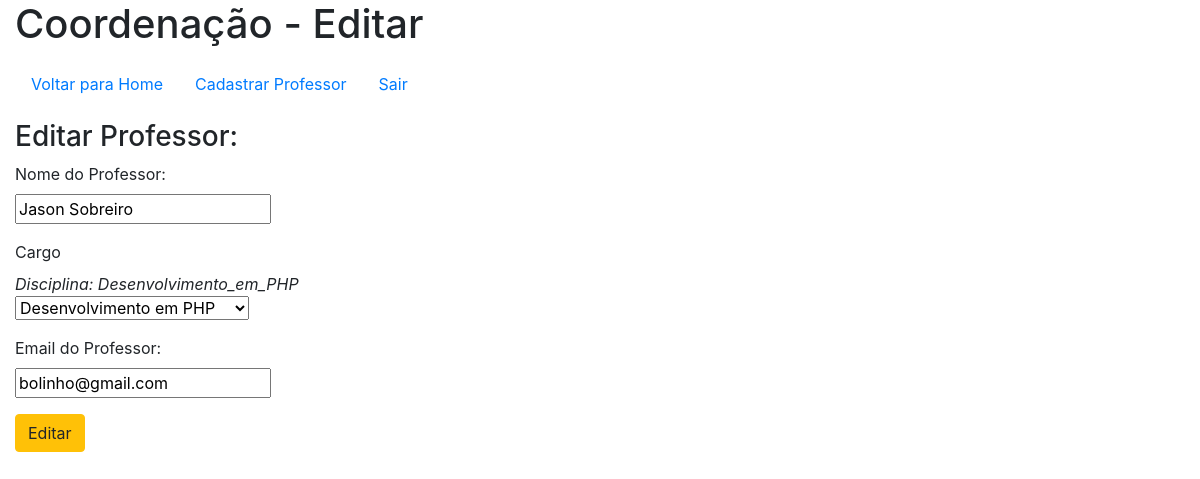
The app's page /editar.php?id_prof=2 (signed in) with its own data.
### tables this page shows
CREATE TABLE `professor_tb` (
  `id_prof` int(11) NOT NULL,
  `nome_prof` varchar(100) NOT NULL,
  `disciplina_prof` varchar(50) NOT NULL,
  `email_prof` varchar(100) NOT NULL,
  `id_coordenador` int(11) NOT NULL
);

### DAO.php (called while the page is built, shortened)
<?php
include_once 'conn.php';
function select_prof($id_prof)
{
	global $conn;
	$inf = "SELECT * FROM professor_tb WHERE id_prof = $id_prof";
	$result = mysqli_query($conn, $inf);
	if(mysqli_affected_rows($conn) > 0)
	{
		$prof = mysqli_fetch_assoc($result);
		return $prof;
	}
	return '';
}
?>

### editar.php (the view, shortened to what this page needs)
<?php
	include_once 'DAO.php';
	if(empty($_GET['id_prof']))
	{
		header('location:index.php?msg=idvalid');
	}
	else
	{
		$id_prof = $_GET['id_prof'];
		$prof = select_prof($id_prof);
	}
?>
<!DOCTYPE html>
<html lang="pt-br">
<head>
	<link rel="stylesheet" href="https://cdn.jsdelivr.net/npm/bootstrap@4.5.3/dist/css/bootstrap.min.css">
</head>
<body class="container-fluid">
	<h1>Coordenação - Editar</h1>
	<p>
		<?php
			include_once 'menu.php';
		?>
	</p>
	<h3>Editar Professor:</h3>
	<form action="editar.php" method="post">
		<p>
			<label>Nome do Professor:</label><br>
			<input type="text" name="nome_prof" maxlength="100"
			value="<?php echo $prof['nome_prof']; ?>">
		</p>
		<p>
			<label>Cargo</label>
			<br>
				<i>
					<?php
						echo "Disciplina: ". $prof['disciplina_prof'];
					?>
				</i>
			<br>
				<select name="disciplina_prof">
				<option value="Desenvolvimento_em_PHP"
					<?php
						if($prof['disciplina_prof'] == 'Desenvolvimento_em_PHP')
						{
							echo "selected";
						}
					?>>Desenvolvimento em PHP
				</option>
			</select>
		</p>
		<p>
			<label>Email do Professor:</label><br>
			<input type="email_prof" name="email_prof" maxlength="100"
			value="<?php echo $prof['email_prof']; ?>">
		</p>
		<button type="submit" name="editar" class="btn btn-warning">Editar</button>
	</form>
</body>
</html>

### records on screen
professor_tb: nome_prof "Jason Sobreiro", disciplina_prof "Desenvolvimento_em_PHP", disciplina_prof "Desenvolvimento em PHP", email_prof "bolinho@gmail.com"
